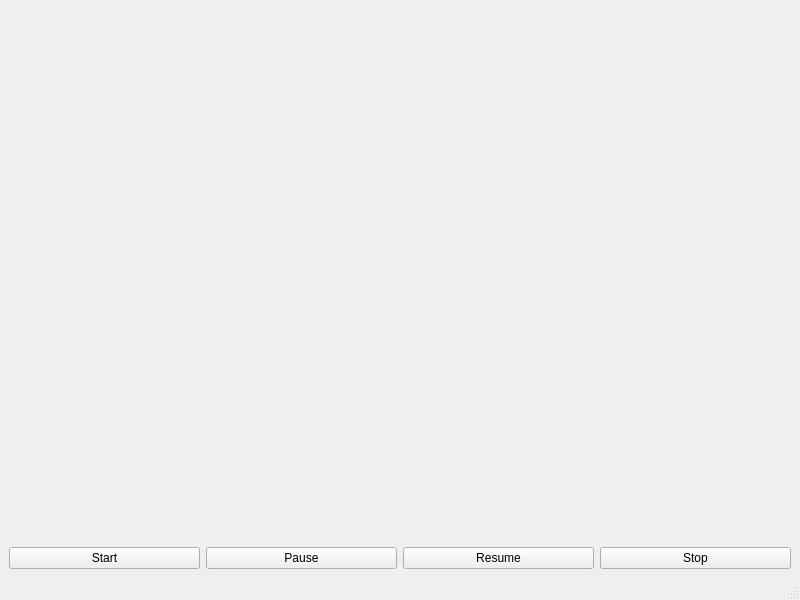
<?xml version="1.0" encoding="UTF-8"?>
<ui version="4.0">
 <class>Ltr_gui</class>
 <widget class="QMainWindow" name="Ltr_gui">
  <property name="geometry">
   <rect>
    <x>0</x>
    <y>0</y>
    <width>800</width>
    <height>600</height>
   </rect>
  </property>
  <property name="windowTitle">
   <string>MainWindow</string>
  </property>
  <widget class="QWidget" name="centralwidget">
   <layout class="QVBoxLayout" name="verticalLayout_2">
    <item>
     <layout class="QVBoxLayout" name="pix_box"/>
    </item>
    <item>
     <spacer name="verticalSpacer">
      <property name="orientation">
       <enum>Qt::Vertical</enum>
      </property>
      <property name="sizeHint" stdset="0">
       <size>
        <width>20</width>
        <height>40</height>
       </size>
      </property>
     </spacer>
    </item>
    <item>
     <layout class="QVBoxLayout" name="verticalLayout">
      <item>
       <layout class="QHBoxLayout" name="horizontalLayout">
        <property name="sizeConstraint">
         <enum>QLayout::SetMaximumSize</enum>
        </property>
        <item>
         <widget class="QPushButton" name="startButton">
          <property name="sizePolicy">
           <sizepolicy hsizetype="Minimum" vsizetype="Maximum">
            <horstretch>0</horstretch>
            <verstretch>0</verstretch>
           </sizepolicy>
          </property>
          <property name="text">
           <string>Start</string>
          </property>
         </widget>
        </item>
        <item>
         <widget class="QPushButton" name="pauseButton">
          <property name="sizePolicy">
           <sizepolicy hsizetype="Minimum" vsizetype="Maximum">
            <horstretch>0</horstretch>
            <verstretch>0</verstretch>
           </sizepolicy>
          </property>
          <property name="text">
           <string>Pause</string>
          </property>
         </widget>
        </item>
        <item>
         <widget class="QPushButton" name="wakeButton">
          <property name="sizePolicy">
           <sizepolicy hsizetype="Minimum" vsizetype="Maximum">
            <horstretch>0</horstretch>
            <verstretch>0</verstretch>
           </sizepolicy>
          </property>
          <property name="text">
           <string>Resume</string>
          </property>
         </widget>
        </item>
        <item>
         <widget class="QPushButton" name="stopButton">
          <property name="sizePolicy">
           <sizepolicy hsizetype="Minimum" vsizetype="Maximum">
            <horstretch>0</horstretch>
            <verstretch>0</verstretch>
           </sizepolicy>
          </property>
          <property name="maximumSize">
           <size>
            <width>16777215</width>
            <height>16777215</height>
           </size>
          </property>
          <property name="text">
           <string>Stop</string>
          </property>
         </widget>
        </item>
       </layout>
      </item>
     </layout>
    </item>
   </layout>
  </widget>
  <widget class="QMenuBar" name="menubar">
   <property name="geometry">
    <rect>
     <x>0</x>
     <y>0</y>
     <width>800</width>
     <height>25</height>
    </rect>
   </property>
  </widget>
  <widget class="QStatusBar" name="statusbar"/>
 </widget>
 <resources/>
 <connections/>
</ui>
